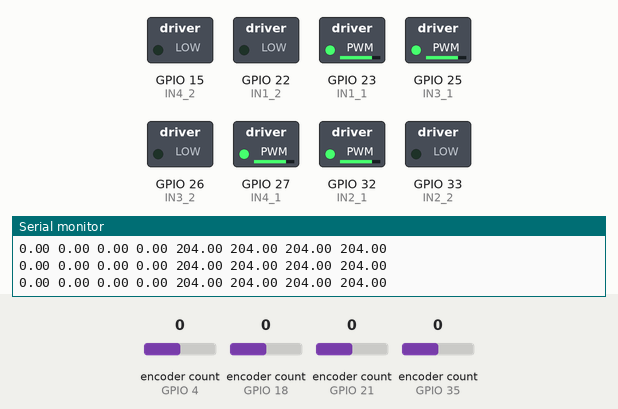
This program was run on a simulated ESP32. Parts: switched loads named in the program (green lamp = pin HIGH), the last lines printed to the serial monitor. Inputs (shaded band) come from the test bench; at power-on: encoder count (sensors on GPIO 4, GPIO 18, GPIO 21, GPIO 35) 0.

Above: at 3.7 s.
3.8 s: encoder count (sensor on GPIO 4) set to 1
5.3 s: encoder count (sensor on GPIO 18) set to 1
At 8.1 s:
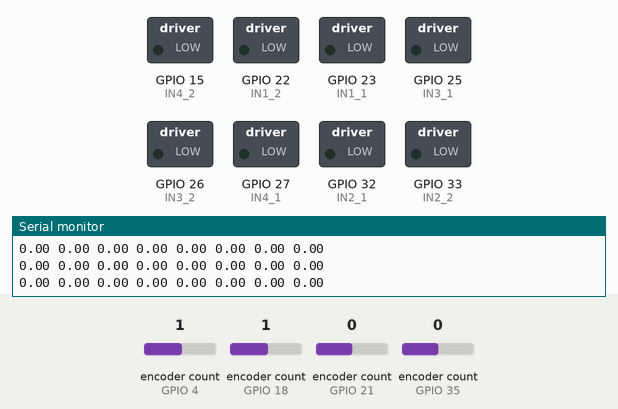
8.3 s: encoder count (sensor on GPIO 21) set to 1
9.8 s: encoder count (sensor on GPIO 35) set to 1
At 13.9 s:
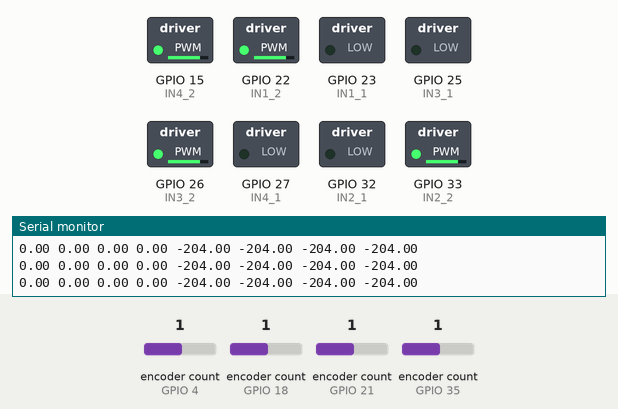
Timing chart, 0 to 34.0 s (numbered marks = the images above; inputs shaded):
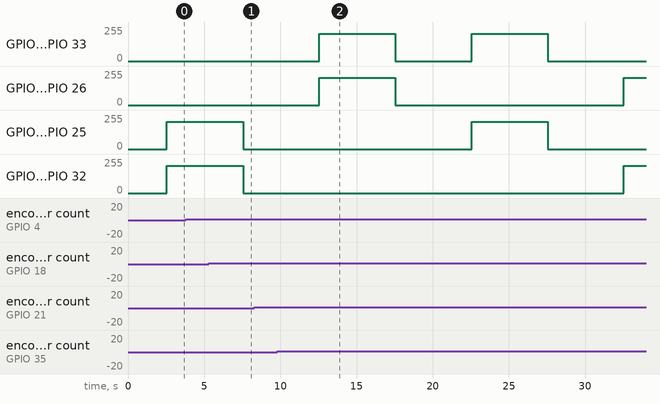

Measured:
- by itself, GPIO 15 (IN4_2), GPIO 33 (IN2_2): alternates 203/255 for 5.0 s and 0/255 for 5.0 s

The program:

main.cpp
```cpp
#include <Arduino.h>
#include <ESP32Encoder.h>
#include <PID_v1.h>

//pins 34-39 cannot use for pwm
// Define motor and encoder pins for one motor
#define IN1_1 23
#define IN1_2 22
#define DC1_1 35
#define DC1_2 34

#define IN2_1 32  // PWM_1 pin for motor 2
#define IN2_2 33  // PWM_2 pin for motor 2
#define DC2_1 21  // Encoder pin A for motor 2
#define DC2_2 19  // Encoder pin B for motor 2

#define IN3_1 25  // PWM_1 pin for motor 3
#define IN3_2 26  // PWM_2 pin for motor 3
#define DC3_1 18  // Encoder pin A for motor 3
#define DC3_2 5   // Encoder pin B for motor 3

#define IN4_1 27  // PWM_1 pin for motor 4
#define IN4_2 15  // PWM_2 pin for motor 4
#define DC4_1 4   // Encoder pin A for motor 4
#define DC4_2 2   // Encoder pin B for motor 4

// Define PWM channels
#define PWM_CHANNEL_1_1 0
#define PWM_CHANNEL_1_2 1

#define PWM_CHANNEL_2_1 2
#define PWM_CHANNEL_2_2 3

#define PWM_CHANNEL_3_1 4
#define PWM_CHANNEL_3_2 5

#define PWM_CHANNEL_4_1 6
#define PWM_CHANNEL_4_2 7


enum MotorState {
  STOP = 0,
  FORWARD = 1,
  BACKWARD = 2,
  MOVE_LEFT = 3,
  MOVE_RIGHT = 4,
  TURN_LEFT = 5,
  TURN_RIGHT = 6
};

MotorState motorState = STOP;


// variables
double control_period = 0.01;


// speed of 255 is already max.

volatile double input1, output1, setpoint1 = 0, kp1 = 2, ki1 = 0, kd1 = 0;
volatile double last_integral1 = 0, rps_before1 = 0.0;  // MOTOR 1
int encoder_resolution1 = 512;
double speed_reduction_ratio1 = 1;

volatile double input2, output2, setpoint2 = 0, kp2 = 2, ki2 = 0, kd2 = 0;
volatile double last_integral2 = 0, rps_before2 = 0.0;  // MOTOR 2
int encoder_resolution2 = 512;
double speed_reduction_ratio2 = 1;

volatile double input3, output3, setpoint3 = 0, kp3 = 2, ki3 = 0, kd3 = 0;
volatile double last_integral3 = 0, rps_before3 = 0.0;  // MOTOR 3
int encoder_resolution3 = 512;
double speed_reduction_ratio3 = 1;

volatile double input4, output4, setpoint4 = 0, kp4 = 2, ki4 = 0, kd4 = 0;
volatile double last_integral4 = 0, rps_before4 = 0.0;  // MOTOR 4
int encoder_resolution4 = 512;
double speed_reduction_ratio4 = 1;

int pwm_resolution = 255;

// Encoder objects
ESP32Encoder encoder1;
ESP32Encoder encoder2;
ESP32Encoder encoder3;
ESP32Encoder encoder4;


// Speed variables
volatile double speed1 = 0;
volatile double speed2 = 0;
volatile double speed3 = 0;
volatile double speed4 = 0;

void setMotorState(MotorState state) {
    motorState = state;
    switch(state) {
        case STOP:
            setpoint1 = 0;
            setpoint2 = 0;
            setpoint3 = 0;
            setpoint4 = 0;
            break;
        case FORWARD:
            setpoint1 = 0.4;
            setpoint2 = 0.4;
            setpoint3 = 0.4;
            setpoint4 = 0.4;
            break;
        case BACKWARD:
            setpoint1 = -0.4;
            setpoint2 = -0.4;
            setpoint3 = -0.4;
            setpoint4 = -0.4;
            break;
        case MOVE_LEFT:
            setpoint1 = 0.4;
            setpoint2 = -0.4;
            setpoint3 = 0.4;
            setpoint4 = -0.4;
            break;
        case MOVE_RIGHT:
            setpoint1 = -0.4;
            setpoint2 = 0.4;
            setpoint3 = -0.4;
            setpoint4 = 0.4;
            break;
        case TURN_LEFT:
            setpoint1 = -0.4;
            setpoint2 = 0.4;
            setpoint3 = 0.4;
            setpoint4 = -0.4;
            break;
        case TURN_RIGHT:
            setpoint1 = 0.4;
            setpoint2 = -0.4;
            setpoint3 = -0.4;
            setpoint4 = 0.4;
            break;
        default:
            break;
    }
    Serial.print("Motor state: ");
    Serial.println(state);
}


void controlMotor(int output, int pwmChannel1, int pwmChannel2) {
    if (output > 0) {
        ledcWrite(pwmChannel1, (int)output);
        ledcWrite(pwmChannel2, 0);
    } else {
        ledcWrite(pwmChannel1, 0);
        ledcWrite(pwmChannel2, (int)-output);
    }
}

const int TASK_FREQ_MS = control_period * 1000;

void getEncoderSpeed(void *pvParameters) {
    ESP32Encoder* encoder = (ESP32Encoder*)pvParameters;
    volatile double* speed = NULL;

    if (encoder == &encoder1) speed = &speed1;
    else if (encoder == &encoder2) speed = &speed2;
    else if (encoder == &encoder3) speed = &speed3;
    else if (encoder == &encoder4) speed = &speed4;
    for (;;) {
        uint64_t start = esp_timer_get_time();
        double count = encoder->getCount();
        encoder->clearCount();
        *speed = (double) count / TASK_FREQ_MS;
        if(encoder == &encoder1){
            input1 = *speed;
            double rps = count / (2 * encoder_resolution1 * speed_reduction_ratio1 * control_period);

            double err = setpoint1 - rps;
            double propotional = kp1 * err;
            last_integral1 += ki1 * err * control_period;
            double differential =  kd1 * (rps-rps_before1) / control_period;
            double pid_duty = propotional + last_integral1 + differential;
            pid_duty = (pid_duty > 1) ? 1.0 : pid_duty;
            pid_duty = (pid_duty < -1) ? -1.0 : pid_duty;
            rps_before1 = rps;
            controlMotor(pid_duty*pwm_resolution, PWM_CHANNEL_1_1, PWM_CHANNEL_1_2);
            output1 = pid_duty*pwm_resolution;
        }
        else if(encoder == &encoder2){
            input2 = *speed;
            double rps = count / (2 * encoder_resolution2 * speed_reduction_ratio2 * control_period);

            double err = setpoint2 - rps;
            double propotional = kp2 * err;
            last_integral2 += ki2 * err * control_period;
            double differential =  kd2 * (rps-rps_before2) / control_period;
            double pid_duty = propotional + last_integral2 + differential;
            pid_duty = (pid_duty > 1) ? 1.0 : pid_duty;
            pid_duty = (pid_duty < -1) ? -1.0 : pid_duty;
            rps_before2 = rps;
            controlMotor(pid_duty*pwm_resolution, PWM_CHANNEL_2_1, PWM_CHANNEL_2_2);
            output2 = pid_duty*pwm_resolution;
        }
        else if(encoder == &encoder3){
            input3 = *speed;
            double rps = count / (2 * encoder_resolution3 * speed_reduction_ratio3 * control_period);

            double err = setpoint3 - rps;
            double propotional = kp3 * err;
            last_integral3 += ki3 * err * control_period;
            double differential =  kd3 * (rps-rps_before3) / control_period;
            double pid_duty = propotional + last_integral3 + differential;
            pid_duty = (pid_duty > 1) ? 1.0 : pid_duty;
            pid_duty = (pid_duty < -1) ? -1.0 : pid_duty;
            rps_before3 = rps;
            controlMotor(pid_duty*pwm_resolution, PWM_CHANNEL_3_1, PWM_CHANNEL_3_2);
            output3 = pid_duty*pwm_resolution;
        }
        else if(encoder == &encoder4){
            input4 = *speed;
            double rps = count / (2 * encoder_resolution4 * speed_reduction_ratio4 * control_period);

            double err = setpoint4 - rps;
            double propotional = kp4 * err;
            last_integral4 += ki4 * err * control_period;
            double differential =  kd4 * (rps-rps_before4) / control_period;
            double pid_duty = propotional + last_integral4 + differential;
            pid_duty = (pid_duty > 1) ? 1.0 : pid_duty;
            pid_duty = (pid_duty < -1) ? -1.0 : pid_duty;
            rps_before4 = rps;
            controlMotor(pid_duty*pwm_resolution, PWM_CHANNEL_4_1, PWM_CHANNEL_4_2);
            output4 = pid_duty*pwm_resolution;
        }

        vTaskDelay(1 / portTICK_PERIOD_MS);
    }
}

void logEncoderSpeed(void *pvParameters) {
    Serial.print("Speed1 Speed2 Speed3 Speed4\n");
    for (;;) {
      Serial.printf("%.2f %.2f %.2f %.2f %.2f %.2f %.2f %.2f\n", speed1, speed2, speed3, speed4, output1, output2, output3, output4);
      vTaskDelay(100 / portTICK_PERIOD_MS);
    }
}

void setup() {
    // Initialize encoders
    ESP32Encoder::useInternalWeakPullResistors = puType::up;
    encoder1.attachSingleEdge(DC1_1, DC1_2);
    encoder2.attachSingleEdge(DC2_1, DC2_2);
    encoder3.attachSingleEdge(DC3_1, DC3_2);
    encoder4.attachSingleEdge(DC4_1, DC4_2);
    // Initialize PWM channels
    ledcSetup(PWM_CHANNEL_1_1, 5000, 8);  // 5 kHz frequency, 8-bit resolution
    ledcSetup(PWM_CHANNEL_1_2, 5000, 8);
    ledcSetup(PWM_CHANNEL_2_1, 5000, 8);
    ledcSetup(PWM_CHANNEL_2_2, 5000, 8);
    ledcSetup(PWM_CHANNEL_3_1, 5000, 8);
    ledcSetup(PWM_CHANNEL_3_2, 5000, 8);
    ledcSetup(PWM_CHANNEL_4_1, 5000, 8);
    ledcSetup(PWM_CHANNEL_4_2, 5000, 8);

    // Attach PWM channels to GPIO pins
    ledcAttachPin(IN1_1, PWM_CHANNEL_1_1);
    ledcAttachPin(IN1_2, PWM_CHANNEL_1_2);
    ledcAttachPin(IN2_1, PWM_CHANNEL_2_1);
    ledcAttachPin(IN2_2, PWM_CHANNEL_2_2);
    ledcAttachPin(IN3_1, PWM_CHANNEL_3_1);
    ledcAttachPin(IN3_2, PWM_CHANNEL_3_2);
    ledcAttachPin(IN4_1, PWM_CHANNEL_4_1);
    ledcAttachPin(IN4_2, PWM_CHANNEL_4_2);

    //set all to 0
    ledcWrite(PWM_CHANNEL_1_1, 0);
    ledcWrite(PWM_CHANNEL_1_2, 0);
    ledcWrite(PWM_CHANNEL_2_1, 0);
    ledcWrite(PWM_CHANNEL_2_2, 0);
    ledcWrite(PWM_CHANNEL_3_1, 0);
    ledcWrite(PWM_CHANNEL_3_2, 0);
    ledcWrite(PWM_CHANNEL_4_1, 0);
    ledcWrite(PWM_CHANNEL_4_2, 0);

    setpoint1 = 0;
    setpoint2 = 0;
    setpoint3 = 0;
    setpoint4 = 0;

    Serial.begin(921600);

    delay(2550);
    //clear all counts
    encoder1.clearCount();
    encoder2.clearCount();
    encoder3.clearCount();
    encoder4.clearCount();

    // create tasks to run getencoderspeed at 1kHz
    xTaskCreatePinnedToCore(getEncoderSpeed, "getEncoderSpeed1", 2048, (void*)&encoder1, 1, NULL, 0);
    xTaskCreatePinnedToCore(getEncoderSpeed, "getEncoderSpeed2", 2048, (void*)&encoder2, 1, NULL, 0);
    xTaskCreatePinnedToCore(getEncoderSpeed, "getEncoderSpeed3", 2048, (void*)&encoder3, 1, NULL, 0);
    xTaskCreatePinnedToCore(getEncoderSpeed, "getEncoderSpeed4", 2048, (void*)&encoder4, 1, NULL, 0);
    xTaskCreatePinnedToCore(logEncoderSpeed, "logEncoderSpeed", 2048, NULL, 1, NULL, 0);

    Serial.println("Setup done");

}

void loop() {
  // read kp, ki, kd from serial for motor 1
//   if (Serial.available() > 0) {
    // setpoint1 = Serial.parseFloat();
    // kp4 = Serial.parseFloat();
    // ki4 = Serial.parseFloat();
    // kd4 = Serial.parseFloat();
//   }

// read motor state from serial
    // if(Serial.available() > 0) {
    //     motorState = (MotorState)Serial.parseInt();
    //     setMotorState(motorState);
    // }

  // switch setpoint1 0 and 0.4 every 5 seconds
    // if (millis() % 10000 < 5000) {
    //     setpoint4 = 0;
    // } else {
    //     setpoint4 = 0.4;
    // }

    setMotorState(FORWARD);
    delay(5000);
    setMotorState(STOP);
    delay(5000);
    setMotorState(BACKWARD);
    delay(5000);
    setMotorState(STOP);
    delay(5000);
    setMotorState(MOVE_LEFT);
    delay(5000);
    setMotorState(STOP);
    delay(5000);
    setMotorState(MOVE_RIGHT);
    delay(5000);
    setMotorState(STOP);
    delay(5000);
}
```
